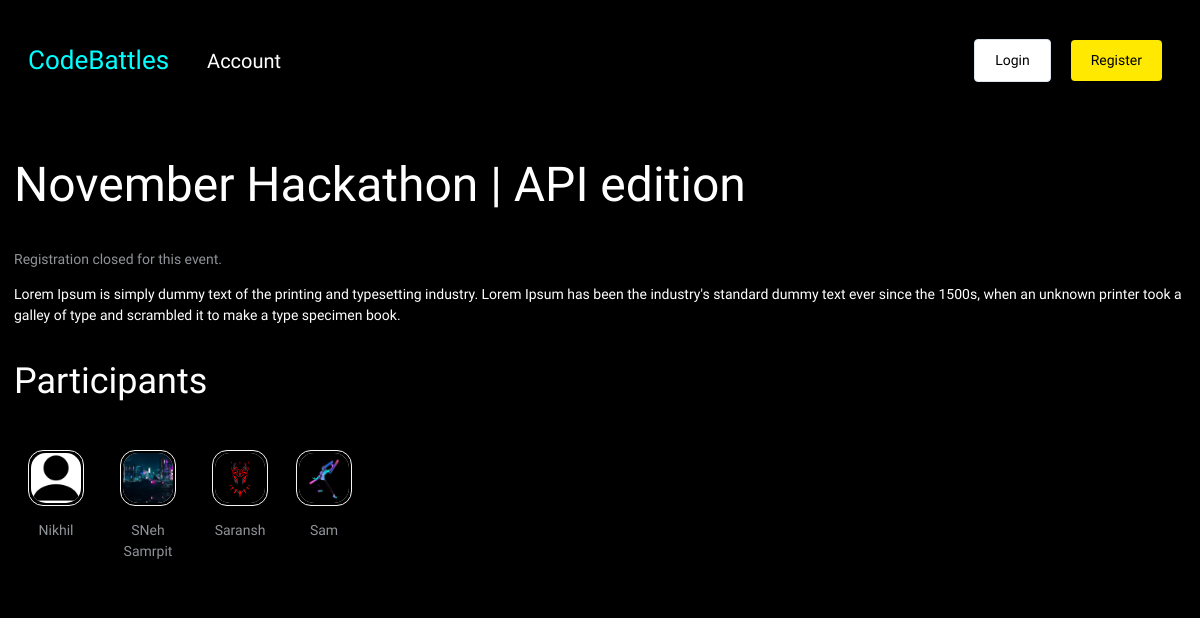
The app's page /event/66a741ee-ac45-46c4-b480-6bd0377b7798/, older data.
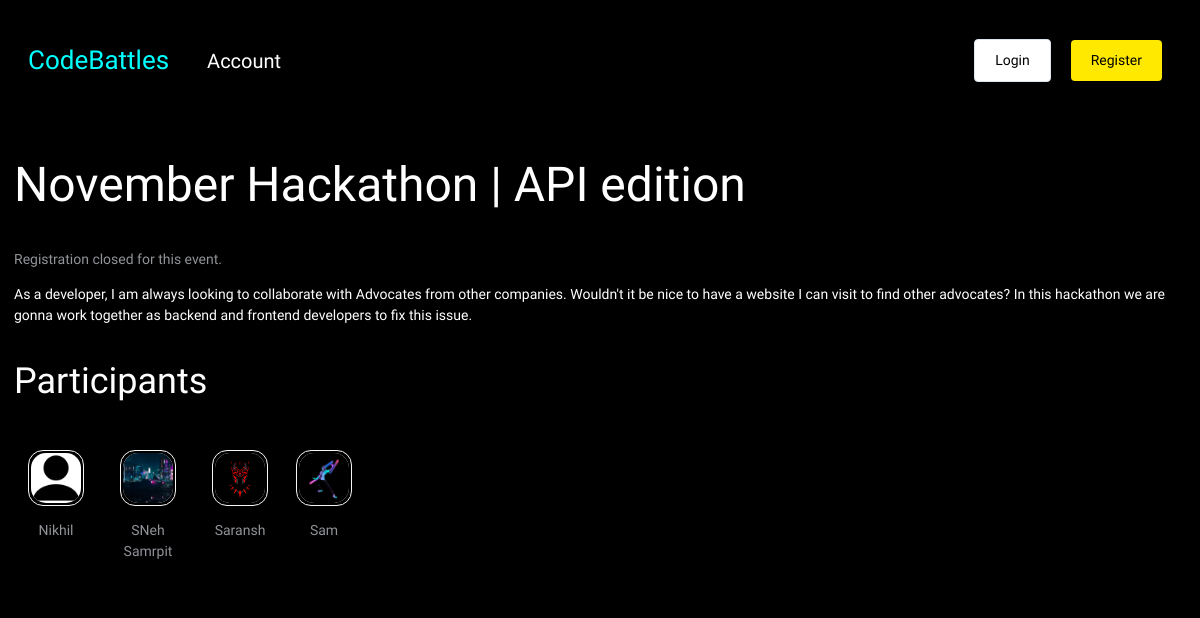
The same page, newer data.
### base/models.py (models this page shows, shortened)
class Event(models.Model):
    name = models.CharField(max_length=200)
    preview = models.TextField(null=True, blank=True)
    description = models.TextField(null=True, blank=True)
    participants = models.ManyToManyField(User, blank=True, related_name='events')
    date = models.DateTimeField()
    start_date = models.DateTimeField(null=True)
    end_date = models.DateTimeField(null=True)
    registration_deadline = models.DateTimeField(null=True)
    updated = models.DateTimeField(auto_now=True)
    created = models.DateTimeField(auto_now_add=True)
    id = models.UUIDField(default=uuid.uuid4, unique=True, primary_key=True, editable=False)
    class Meta:
        ordering = ['-end_date']
    @property
    def event_status(self):
        status = None
        present = datetime.now().timestamp()
        deadline = self.registration_deadline.timestamp()
        past_deadline = (present > deadline)
        if past_deadline:
            status = 'Finished'
        else :
            status = 'Ongoing'
        return status

### base/views.py (the view)
# urls.py: path('event/<str:pk>/', views.event_page, name="event"),
def event_page(request, pk):
    event = Event.objects.get(id=pk)
    registered = False
    submitted = False
    if request.user.is_authenticated:
        registered = request.user.events.filter(id=event.id).exists()
        submitted = Submission.objects.filter(participant=request.user, event=event).exists()
    context = {'event': event, 'registered':registered, 'submitted':submitted}
    return render(request, 'event.html',context)

### templates/event.html
{% extends 'main.html' %}
{% block content %}
{% load static %}
<link rel='stylesheet' type='text/css' media='screen' href='{% static "css/event.css" %}'>
<div class="section">
    <h1>{{event.name}}</h1>
</div>
{% if event.event_status == 'Ongoing' %}
<div class="section" id="event--action--wrapper">
    {% if registered %}
        <p class="text--success">You have already registed for this event {{linebreaks}}</p>
        <br>
        {% if submitted %}
            <p class="text--success">You have already submitted your project</p>
        {% else %}
            <a class="btn btn--primary" href="{% url 'project-submission' event.id %}">Submit Project</a>
        {% endif %}
    {% else %}
    <a class="btn btn--success"  href="{% url 'registration-confirmation' event.id %}">Register</a>
    {% endif %}
</div>
{% else %}
        <p>Registration closed for this event.</p>
{% endif %}
    <div class="markdown-body">
        {{event.description| safe }}
    </div>
    <div class="section">
            <h3>Participants</h3>
            <div class="users--lists section">
                {% for user in event.participants.all %}
                    <a href="{% url 'profile' user.id %}">
                        <div class="wrapper--user">
                            <div class="avatar__border">
                                <img class="user--avatar--sm" src="{{user.avatar.url}}"/>
                            </div>
                            <p>{{user.name}}</p>
                        </div>
                    </a>
                {% endfor %}
            </div>
        </div>
</div>
{% endblock content %}

Row changes from the older to the newer data that the page shows:
changed Event "November Hackathon | API edition": description "Lorem Ipsum is simply dummy text of the printing and typesetting industry. Lorem Ipsum has been the industry's standard dummy text ever since the 1500s, when an unknown printer took a galley of type and scrambled it to make a type specimen book." → "As a developer, I am always looking to collaborate with Advocates from other companies. Wouldn't it be nice to have a website I can visit to find other advocates? In this hackathon we are gonna work together as backend and frontend developers to fix this issue."
